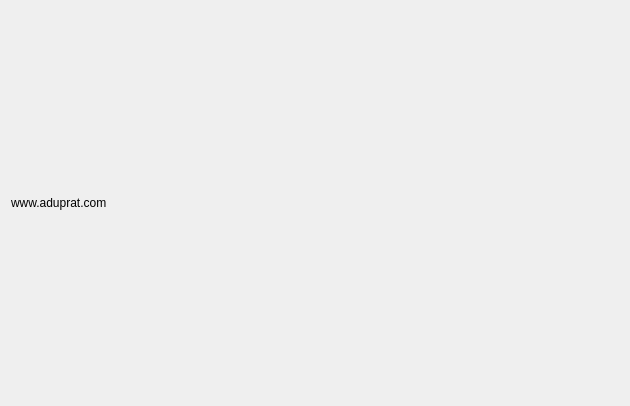
<?xml version="1.0" encoding="UTF-8"?>
<ui version="4.0">
 <class>AboutWidget</class>
 <widget class="QDialog" name="AboutWidget">
  <property name="geometry">
   <rect>
    <x>0</x>
    <y>0</y>
    <width>630</width>
    <height>406</height>
   </rect>
  </property>
  <property name="windowTitle">
   <string>Dialog</string>
  </property>
  <layout class="QHBoxLayout" name="horizontalLayout">
   <item>
    <widget class="QLabel" name="label">
     <property name="text">
      <string>www.aduprat.com</string>
     </property>
     <property name="alignment">
      <set>Qt::AlignJustify|Qt::AlignVCenter</set>
     </property>
    </widget>
   </item>
  </layout>
 </widget>
 <resources/>
 <connections/>
</ui>
